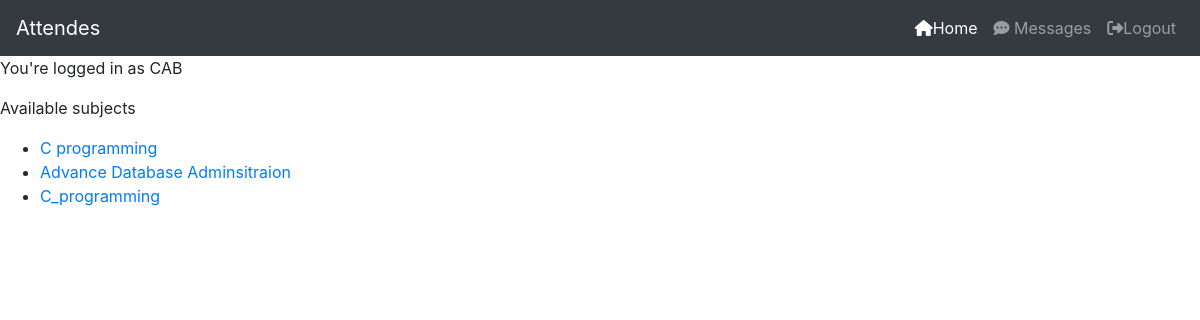
The app's page /chat/ (signed in) with its own data.
### Account/models.py (models this page shows, shortened)
class User(AbstractBaseUser):
    class Roles(models.TextChoices):
        ADMIN= 'ADMIN', 'Admin'
        STUDENT = 'STUDENT','Student'
        TEACHER = 'TEACHER','Teacher'
    role =  models.CharField(max_length=100, choices=Roles.choices, default=Roles.ADMIN)
    email = models.EmailField(verbose_name='email', max_length=60, unique=True)
    username = models.CharField(max_length=100,unique=True)
    institute = models.ForeignKey("Institute",on_delete=models.CASCADE,blank=True, null=True)
    profile_pics = models.ImageField(upload_to="User/Profile/images", blank=True,null=True)
    is_admin = models.BooleanField(default = False)
    is_active = models.BooleanField(default = True)
    is_superuser = models.BooleanField(default = False)
    is_staff = models.BooleanField(default = False)
    USERNAME_FIELD = ('email')
    REQUIRED_FIELDS = ['username']
    objects = MyAccountManager()

### Chat/models.py (models this page shows, shortened)
class Room(models.Model):
    name = models.CharField(max_length=255)

### Chat/views.py (the view)
# urls.py: path('', views.Index.as_view(), name='chat'),
class Index(LoginRequiredMixin, View):
    def get(self, request):
        chat_rooms = Room.objects.all()
        return render(request, "chat/chat.html",{'chat_rooms':chat_rooms})

### Templates/chat/chat.html
{% extends 'Account/base.html' %}
{% block content %}
    {% if user.is_authenticated %}
        <p>You're logged in as {{ user.username }}</p>
        <p>Available subjects</p>
        <ul>
            {% if chat_rooms %}
                {% for room in chat_rooms %}
                    <li><a href="{% url 'room'  room.name %}">{{ room.name }}</a></li>
                {% endfor %}
            {% else %}
                <p> No chat room available </p>
            {% endif%}
        </ul>
    {% else %}
        <p>You're not logged in. Please <a href="{% url 'login' %}">log in</a> or <a href="{% url 'signup' %}">sign up</a> to use the chat app.</p>
    {% endif %}
{% endblock %}

### records on screen
User: username "CAB"
Room: name "C programming"
Room: name "Advance Database Adminsitraion"
Room: name "C_programming"
